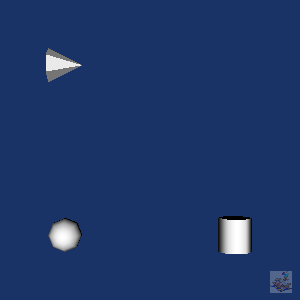

This figure's Python source:
#!/usr/bin/env python
# Demonstrate vtkLogoWidget displaying a TIFF image logo over a scene with sphere, cylinder, and cone.

import os

import vtkmodules.vtkInteractionStyle  # noqa: F401
import vtkmodules.vtkRenderingFreeType  # noqa: F401
import vtkmodules.vtkRenderingOpenGL2  # noqa: F401

from vtkmodules.vtkFiltersSources import (
    vtkConeSource,
    vtkCylinderSource,
    vtkSphereSource,
)
from vtkmodules.vtkInteractionStyle import vtkInteractorStyleTrackballCamera
from vtkmodules.vtkInteractionWidgets import (
    vtkLogoRepresentation,
    vtkLogoWidget,
)
from vtkmodules.vtkIOImage import vtkTIFFReader
from vtkmodules.vtkRenderingCore import (
    vtkActor,
    vtkPolyDataMapper,
    vtkRenderWindow,
    vtkRenderWindowInteractor,
    vtkRenderer,
)

# Source: logo image
data_dir = os.environ.get("VPE_DATA_DIR", os.path.dirname(os.path.abspath(__file__)))

image_reader = vtkTIFFReader()
image_reader.SetFileName(os.path.join(data_dir, "beach.tif"))
image_reader.SetOrientationType(4)
image_reader.Update()

# Sources
sphere_source = vtkSphereSource()

cylinder_source = vtkCylinderSource()

cone_source = vtkConeSource()

# Mapper + Actor
sphere_mapper = vtkPolyDataMapper()
sphere_mapper.SetInputConnection(sphere_source.GetOutputPort())

sphere_actor = vtkActor()
sphere_actor.SetMapper(sphere_mapper)

cylinder_mapper = vtkPolyDataMapper()
cylinder_mapper.SetInputConnection(cylinder_source.GetOutputPort())

cylinder_actor = vtkActor()
cylinder_actor.SetMapper(cylinder_mapper)
cylinder_actor.AddPosition(5, 0, 0)

cone_mapper = vtkPolyDataMapper()
cone_mapper.SetInputConnection(cone_source.GetOutputPort())

cone_actor = vtkActor()
cone_actor.SetMapper(cone_mapper)
cone_actor.AddPosition(0, 5, 0)

# Renderer
renderer = vtkRenderer()
renderer.AddActor(sphere_actor)
renderer.AddActor(cylinder_actor)
renderer.AddActor(cone_actor)
renderer.SetBackground(0.1, 0.2, 0.4)

# Render window
render_window = vtkRenderWindow()
render_window.AddRenderer(renderer)
render_window.SetWindowName("logo widget")
render_window.SetMultiSamples(0)
render_window.SetSize(300, 300)

# Interactor
style = vtkInteractorStyleTrackballCamera()

interactor = vtkRenderWindowInteractor()
interactor.SetRenderWindow(render_window)
interactor.SetInteractorStyle(style)

# Widget
logo_rep = vtkLogoRepresentation()
logo_rep.SetImage(image_reader.GetOutput())

logo_widget = vtkLogoWidget()
logo_widget.SetInteractor(interactor)
logo_widget.SetRepresentation(logo_rep)
logo_widget.On()

# Scene
renderer.ResetCamera()

interactor.Initialize()
interactor.Start()
